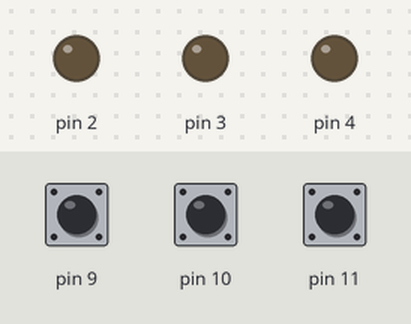
Bench run of a sketch on a simulated Arduino Uno, built with avr-gcc and run on an emulated ATmega328P. Parts: output pins drawn as LEDs (lit = HIGH). The test bench sets the inputs (shaded band); at power-on: pin 9 HIGH, pin 10 HIGH, pin 11 HIGH.

Above: at 1.2 s.
1.3 s: pin 9 pulled LOW for 0.15 s
At 1.37 s:
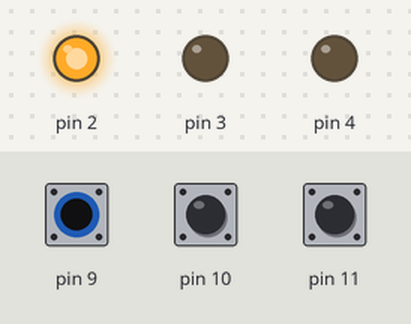
2.9 s: pin 10 pulled LOW for 0.15 s
At 2.97 s:
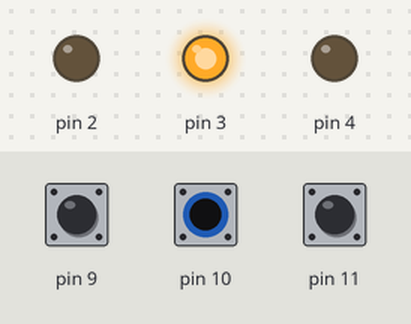
4.5 s: pin 11 pulled LOW for 0.15 s
At 4.57 s:
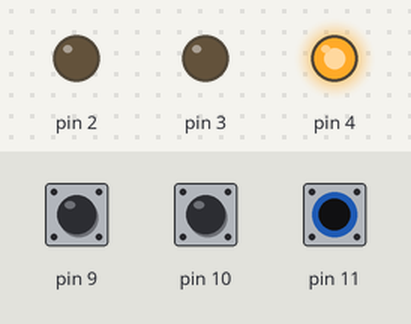
6.1 s: pin 11 pulled LOW for 3.2 s
At 10.3 s:
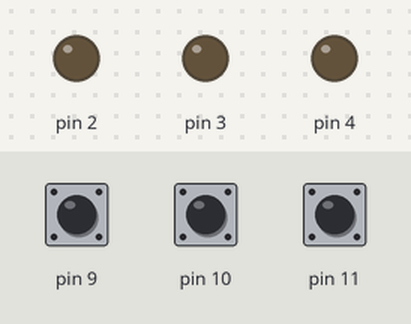
10.8 s: pin 9 pulled LOW for 3.2 s
At 11.5 s:
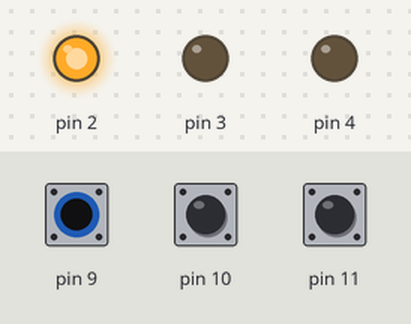
15.5 s: pin 9 driven LOW and pin 10 driven LOW
At 16.3 s:
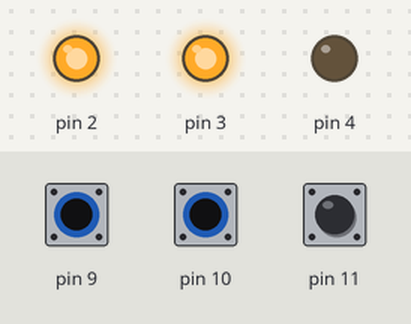
Timing chart, 0 to 18.0 s (numbered marks = the images above; inputs shaded):
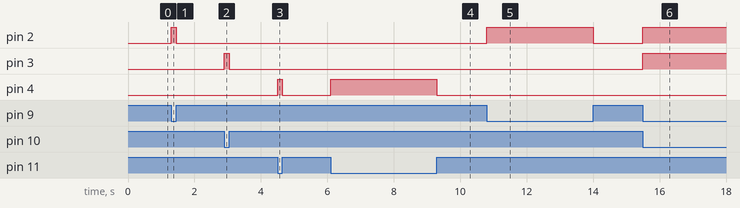

The sketch:

L4_Led.ino
```cpp
/*********************************************************************************************************
*  Tick Tock Shield Basic Lesson 4: led
*
*  This lesson will show you how to use led.
*  We use button 1, 2, 3 to control led1, led2 and led4.
*  When a button pressed, a led will on.
*
*  Author: Loovee
*  2013-11-25
*
*  you may use the following functon:
*
*  button.get();                                    // return button state, HIGH or LOW
*  button.pressed();                                // return HIGH when button is pressed
*  button.released();                               // return HIGH when button is released
*
*  led.on();                                        // led on
*  led.off();                                       // led off
*  led.state();                                     // return led state
*********************************************************************************************************/

#include <Wire.h>
#include <TTSButton.h>
#include <TTSLed.h>


TTSButton but1(TTSK1);                              // instantiate an object of button 1
TTSButton but2(TTSK2);                              // instantiate an object of button 2
TTSButton but3(TTSK3);                              // instantiate an object of button 3

TTSLed led1(TTSLED1);                               // instantiate an object of led 1
TTSLed led2(TTSLED2);                               // instantiate an object of led 2
TTSLed led3(TTSLED3);                               // instantiate an object of led 3


void setup()
{
    // nothing to setup
}

void loop()
{
    if(but1.pressed())                              // if button1 pressed, then led1 on, or led1 off
    {
        led1.on();
    }
    else
    {
        led1.off();
    }

    if(but2.pressed())                              // if button2 pressed, then led2 on, or led2 off
    {
        led2.on();
    }
    else
    {
        led2.off();
    }

    if(but3.pressed())                              // if button3 pressed, then led3 on, or led3 off
    {
        led3.on();
    }
    else
    {
        led3.off();
    }
}

/*********************************************************************************************************
  END FILE
*********************************************************************************************************/
```

Measured:
- after the input at 1.3 s, pin 2: LOW → HIGH at once, → LOW 0.15 s later
- after the input at 2.9 s, pin 3: LOW → HIGH at once, → LOW 0.15 s later
- after the input at 4.5 s, pin 4: LOW → HIGH at once, → LOW 0.15 s later
- after the input at 6.1 s, pin 4: LOW → HIGH at once, → LOW 3.2 s later
- after the input at 10.8 s, pin 2: LOW → HIGH at once, → LOW 3.2 s later
- after the input at 15.5 s, pin 2, pin 3: LOW → HIGH at once
